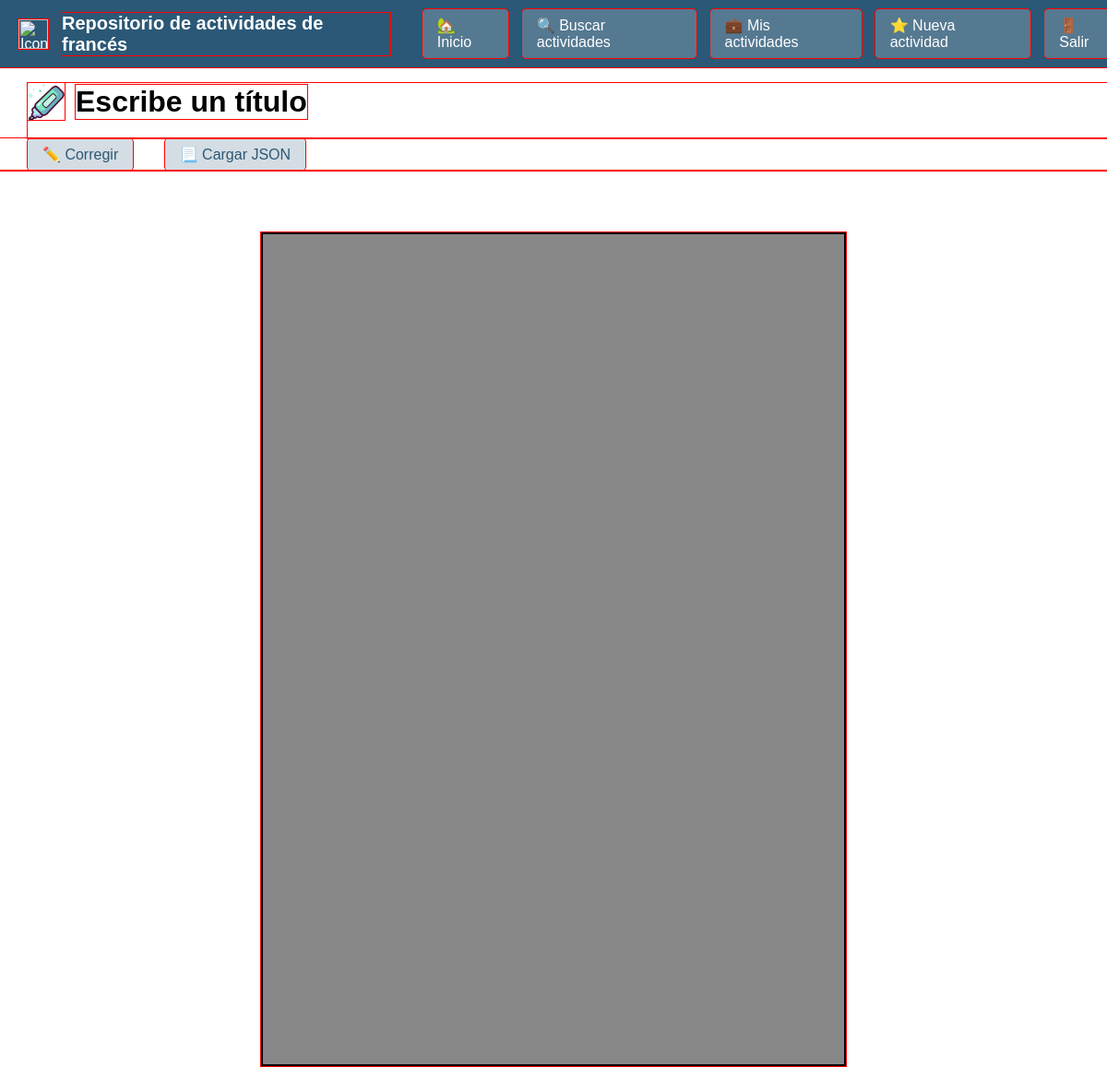
Page /actividad/19/ (signed in) on the earlier database version.
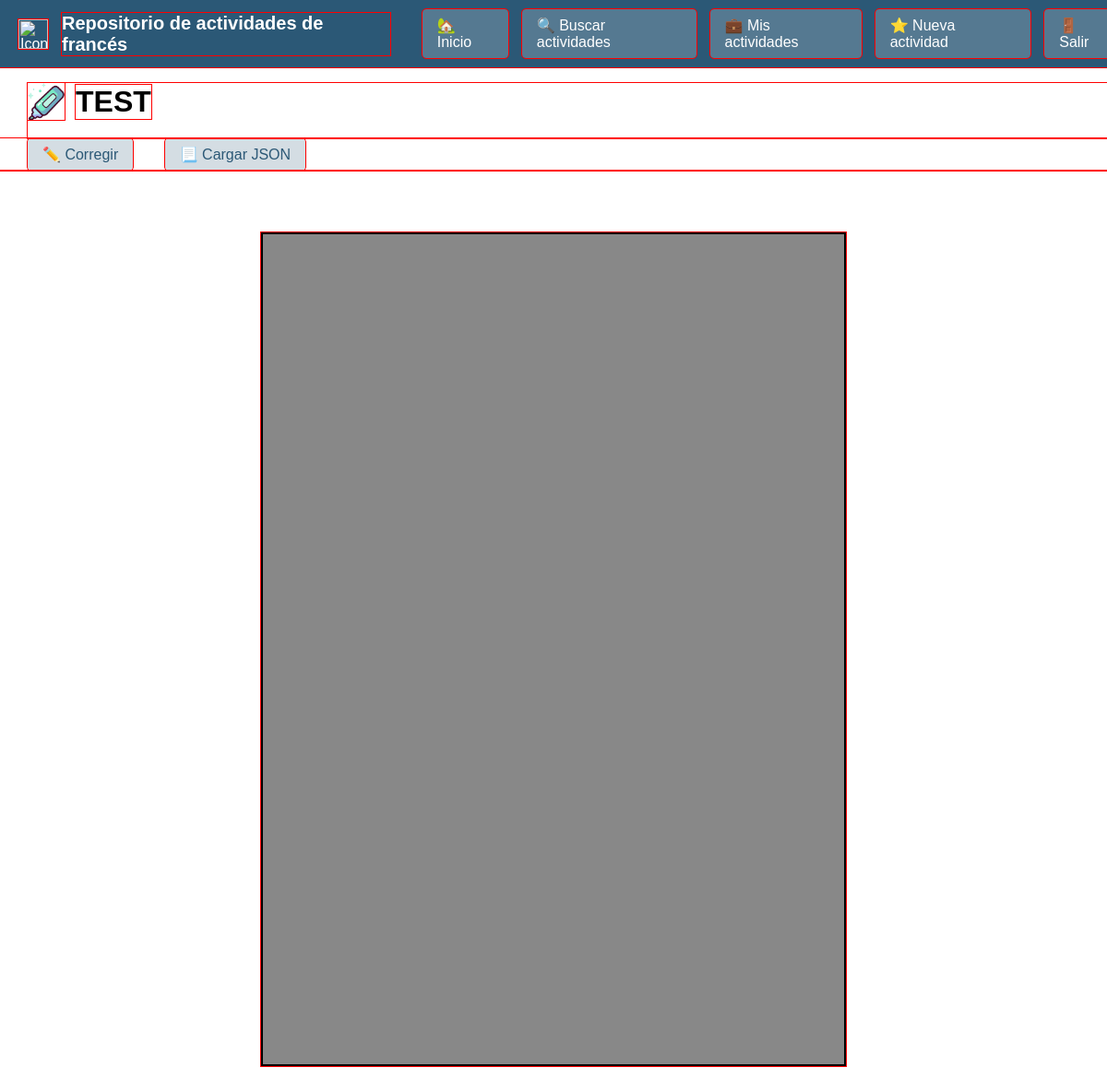
Same page on the later database version.
### app/models.py (models this page shows, shortened)
class Actividad(models.Model):
    class Curso(models.TextChoices):
        INFANTIL = 'infantil', 'Infantil'
        PRIMARIA = 'primaria', 'Primaria'
    class Tag(models.TextChoices):
        VERBOS = 'verbos', 'Verbos'
        VOCABULARIO = 'vocabulario', 'Vocabulario'
        COMPRENSION = 'comprension', 'Comprensión'
    usuario = models.ForeignKey(User, on_delete=models.CASCADE, related_name='actividades')
    titulo = models.CharField(max_length=255)
    curso = models.CharField(max_length=20, choices=Curso.choices)
    tags = models.CharField(max_length=200)
    json = models.CharField(max_length=2000)
    imagen = models.ImageField(upload_to='actividades/', null=True, blank=True)

### app/views.py (the view)
# urls.py: path('actividad/<int:pk>/', views.visor_actividad, name='visor_actividad'),
@login_required
def visor_actividad(request, pk):
    actividad = get_object_or_404(Actividad, id=pk)
    return render(request, 'visor_actividad.html', {'actividad': actividad})

### app/templates/visor_actividad.html (shortened to what this page needs)
{% extends 'base.html' %}
{% load static %}
{% block content %}
<div class="titulo-seccion">
    <img src="{% static 'img/icono_actividad.png' %}" alt="Icono" class="titulo-icono">
    <h1>{{ actividad.titulo }}</h1>
</div>
<nav class="menu-seccion">
    <a href="#" id="btn-corregir">✏️ Corregir</a>
    <a href="#" id="btn-cargar">📃 Cargar JSON</a>
</nav>
<div id="canvas-wrapper">
    <div id="canvas-container">
      <div id="canvas">
      </div>
    </div>
</div>
{% endblock %}

Differences in the rows shown:
changed Actividad: titulo "Escribe un título" → "TEST"
